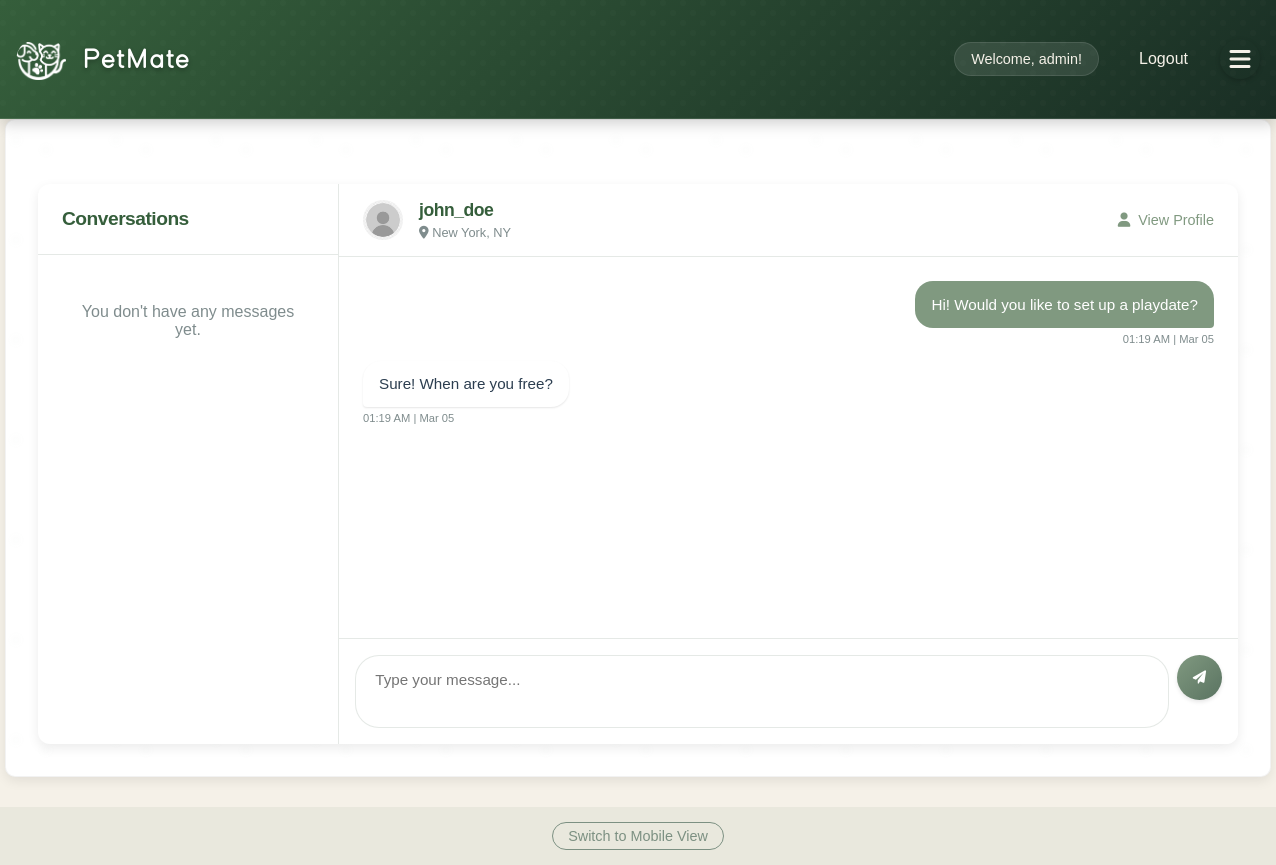
Screenshot of /messages/conversation/2 (signed in) with the database file from the repository.
### app/models/user.py (models this page shows, shortened)
class User(db.Model, UserMixin):
    __tablename__ = 'users'
    id = db.Column(db.Integer, primary_key=True)
    username = db.Column(db.String(80), unique=True, nullable=False)
    email = db.Column(db.String(120), unique=True, nullable=False)
    password_hash = db.Column(db.String(128))
    name = db.Column(db.String(120))  # User's full name
    created_at = db.Column(db.DateTime, default=datetime.utcnow)
    profile_picture = db.Column(db.String(255))  # Store the filename of uploaded image
    bio = db.Column(db.Text)  # User bio
    location = db.Column(db.String(200))  # User location
    is_admin = db.Column(db.Boolean, default=False)
    account_status = db.Column(db.String(20), default='active')  # active, suspended, banned
    last_login = db.Column(db.DateTime)
    account_notes = db.Column(db.Text)  # Admin notes about the user
    preferred_meetup_types = db.Column(db.String(255))  # e.g., "parks,beaches,dog runs"
    availability = db.Column(db.String(255))  # e.g., "weekends,evenings"
    pet_owner_since = db.Column(db.Integer)  # Year they became a pet owner
    pet_experience_level = db.Column(db.String(50))  # e.g., "beginner", "intermediate", "expert"
    pets = db.relationship('Pet', backref='owner', lazy=True)
    hosted_playdates = db.relationship('Playdate', foreign_keys='Playdate.host_id', lazy=True)
    attended_playdates = db.relationship('Playdate', secondary=playdate_attendees, lazy=True)
    reviews_received = db.relationship('Review',
                                     foreign_keys='Review.reviewed_user_id',
                                     back_populates='reviewed_user',
                                     lazy='joined')
    reviews_given = db.relationship('Review',
                                  foreign_keys='Review.reviewer_id',
                                  back_populates='reviewer',
                                  lazy='joined')
    @property
    def is_authenticated(self):
        return True
    def get_unread_message_count(self):
        from app.models.message import Message
        return Message.query.filter_by(recipient_id=self.id, is_read=False).count()

### app/models/message.py (models this page shows, shortened)
class Message(db.Model):
    __tablename__ = 'messages'
    id = db.Column(db.Integer, primary_key=True)
    sender_id = db.Column(db.Integer, db.ForeignKey('users.id', ondelete='CASCADE'), nullable=False)
    recipient_id = db.Column(db.Integer, db.ForeignKey('users.id', ondelete='CASCADE'), nullable=False)
    content = db.Column(db.Text, nullable=False)
    timestamp = db.Column(db.DateTime, default=datetime.utcnow)
    is_read = db.Column(db.Boolean, default=False)
    sender = db.relationship('User', foreign_keys=[sender_id], backref=db.backref('sent_messages', lazy=True))
    recipient = db.relationship('User', foreign_keys=[recipient_id], backref=db.backref('received_messages', lazy=True))

### app/routes/messages.py (the view, shortened to what this page needs)
@bp.route('/conversation/<int:user_id>', methods=['GET', 'POST'])
def conversation(user_id):
    if 'username' not in session:
        return redirect(url_for('auth.login'))
    current_user = User.query.filter_by(username=session['username']).first()
    other_user = User.query.get_or_404(user_id)
    messages = Message.query.filter(
        or_(
            and_(Message.sender_id == current_user.id, Message.recipient_id == user_id),
            and_(Message.sender_id == user_id, Message.recipient_id == current_user.id)
        )
    ).order_by(Message.timestamp).all()
    for message in messages:
        if message.recipient_id == current_user.id and not message.is_read:
            message.is_read = True
    db.session.commit()
    user_agent = request.headers.get('User-Agent', '').lower()
    is_mobile = any(device in user_agent for device in ['iphone', 'android', 'mobile', 'tablet'])
    mode = request.args.get('mode', None)
    use_mobile = is_mobile and mode != 'desktop'
    template = 'mobile_conversation.html' if use_mobile else 'conversation.html'
    unread_messages_count = Message.query.filter_by(
        recipient_id=current_user.id,
        is_read=False
    ).count()
    return render_template(
        template,
        messages=messages,
        current_user=current_user,
        other_user=other_user,
        unread_messages=unread_messages_count
    )

### app/__init__.py (called while the page is built)
@login_manager.user_loader
def load_user(user_id):
    from app.models.user import User
    return User.query.get(int(user_id))

### templates/conversation.html (shortened to what this page needs)
{% extends "base.html" %}
{% block content %}
<div class="container">
    <div class="messaging-container">
        <div class="conversations-list">
            <div class="conversations-header">
                <h3>Conversations</h3>
            </div>
            {% if conversations %}
                <div class="conversations">
                    {% for convo in conversations %}
                        <a href="{{ url_for('conversation', user_id=convo['user'].id) }}" class="conversation-item {% if convo['user'].id == other_user.id %}active{% endif %} {% if convo['unread_count'] > 0 and convo['user'].id != other_user.id %}unread{% endif %}">
                            <div class="conversation-avatar">
                                {% if convo['user'].profile_picture %}
                                    <img src="{{ url_for('static', filename='profile_pictures/' + convo['user'].profile_picture) }}" alt="{{ convo['user'].username }}">
                                {% else %}
                                    <img src="{{ url_for('static', filename='profile_pictures/default_user.png') }}" alt="{{ convo['user'].username }}">
                                {% endif %}
                            </div>
                            <div class="conversation-info">
                                <div class="conversation-header">
                                    <span class="conversation-name">{{ convo['user'].username }}</span>
                                    <span class="conversation-time">{{ convo['latest_message'].timestamp.strftime('%I:%M %p') }}</span>
                                </div>
                                <div class="conversation-preview">
                                    <p>
                                        {% if convo['latest_message'].sender_id == current_user.id %}
                                            <span class="sent-indicator">You:</span>
                                        {% endif %}
                                        {{ convo['latest_message'].content|truncate(30) }}
                                    </p>
                                    {% if convo['unread_count'] > 0 and convo['user'].id != other_user.id %}
                                        <span class="unread-badge">{{ convo['unread_count'] }}</span>
                                    {% endif %}
                                </div>
                            </div>
                        </a>
                    {% endfor %}
                </div>
            {% else %}
                <div class="no-conversations">
                    <p>You don't have any messages yet.</p>
                </div>
            {% endif %}
        </div>
        <div class="message-content">
            <div class="message-header">
                <div class="message-user-info">
                    <div class="message-user-avatar">
                        {% if other_user.profile_picture %}
                            <img src="{{ url_for('static', filename='profile_pictures/' + other_user.profile_picture) }}" alt="{{ other_user.username }}">
                        {% else %}
                            <img src="{{ url_for('static', filename='profile_pictures/default_user.png') }}" alt="{{ other_user.username }}">
                        {% endif %}
                    </div>
                    <div class="message-user-name">
                        <h3>{{ other_user.username }}</h3>
                        {% if other_user.location %}
                            <p><i class="fas fa-map-marker-alt"></i> {{ other_user.location }}</p>
                        {% endif %}
                    </div>
                </div>
                <a href="{{ url_for('view_profile', user_id=other_user.id) }}" class="view-profile-link">
                    <i class="fas fa-user"></i> View Profile
                </a>
            </div>
            <div class="messages-container">
                {% if messages %}
                    {% for message in messages %}
                        <div class="message {% if message.sender_id == current_user.id %}sent{% else %}received{% endif %}">
                            <div class="message-bubble">
                                {{ message.content }}
                            </div>
                            <div class="message-time">
                                {{ message.timestamp.strftime('%I:%M %p | %b %d') }}
                            </div>
                        </div>
                    {% endfor %}
                {% else %}
                    <div class="no-messages">
                        <p>No messages yet. Start the conversation!</p>
                    </div>
                {% endif %}
            </div>
            <div class="message-input">
                <form method="POST" action="{{ url_for('conversation', user_id=other_user.id) }}">
                    <div class="message-form">
                        <textarea name="message" placeholder="Type your message..." required></textarea>
                        <button type="submit" class="send-button">
                            <i class="fas fa-paper-plane"></i>
                        </button>
                    </div>
                </form>
            </div>
        </div>
    </div>
</div>
{% endblock %}

### app/templates/base.html (shortened to what this page needs)
<!DOCTYPE html>
<html>
<head>
    <link rel="stylesheet" href="{{ url_for('static', filename='style.css') }}">
    <link rel="stylesheet" href="{{ url_for('static', filename='how-it-works.css') }}">
    <link rel="stylesheet" href="{{ url_for('static', filename='feature-cards.css') }}">
    <link rel="stylesheet" href="{{ url_for('static', filename='custom-font.css') }}">
    <link rel="stylesheet" href="https://cdnjs.cloudflare.com/ajax/libs/font-awesome/6.0.0/css/all.min.css">
</head>
<body>
    <nav>
        <div class="nav-container">
            <h1>
                <a href="{{ url_for('main.index') }}" class="site-title">
                    <div class="logo">
                        <div class="logo-icon"></div>
                        <div class="logo-text">Pet<span class="highlight">Mate</span></div>
                    </div>
                </a>
            </h1>
            <div class="nav-links">
                {% if 'username' in session %}
                    <div class="user-menu">
                        <span>Welcome, {{ session['username'] }}!</span>
                        <a href="{{ url_for('auth.logout') }}">Logout</a>
                    </div>
                    <button class="menu-toggle">
                        <i class="fas fa-bars"></i>
                    </button>
                {% else %}
                    <a href="{{ url_for('auth.login') }}">Login</a>
                    <a href="{{ url_for('auth.register') }}">Register</a>
                {% endif %}
            </div>
        </div>
    </nav>
    <main>
        {% block content %}{% endblock %}
    </main>
    <footer class="view-toggle">
        <a href="#" id="view-mobile-version">Switch to Mobile View</a>
    </footer>
</body>
</html>

### static/how-it-works.css (style rules this page uses)
:root { --sage-green: #809980; --warm-brown: #966F50; --terracotta: #CD5C41; --deep-forest: #2F4858; --light-gray: #f7f9fc; }

### static/feature-cards.css (style rules this page uses)
:root { --sage-green: #809980; --warm-brown: #966F50; --terracotta: #CD5C41; --deep-forest: #355E3B; --light-gray: #f7f9fc; }

### rows the page displays
User: username "admin"
User: username "john_doe", location "New York, NY"
Message: content "Hi! Would you like to set up a playdate?", timestamp "01:19 AM | Mar 05"
Message: content "Sure! When are you free?", timestamp "01:19 AM | Mar 05"
